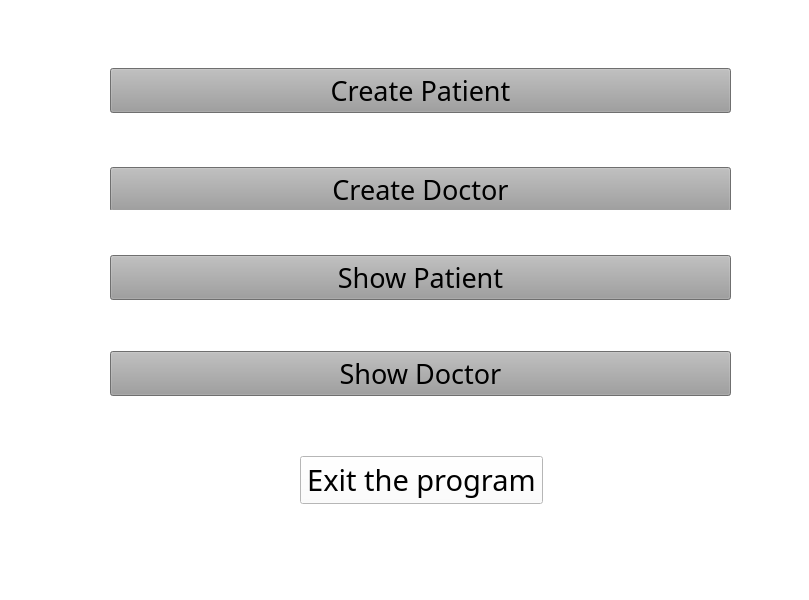
<?xml version="1.0" encoding="UTF-8"?>
<ui version="4.0">
 <class>MainWindow</class>
 <widget class="QMainWindow" name="MainWindow">
  <property name="geometry">
   <rect>
    <x>0</x>
    <y>0</y>
    <width>809</width>
    <height>600</height>
   </rect>
  </property>
  <property name="windowTitle">
   <string>MainWindow</string>
  </property>
  <property name="autoFillBackground">
   <bool>false</bool>
  </property>
  <property name="styleSheet">
   <string notr="true">background-color: rgb(255, 255, 255);</string>
  </property>
  <widget class="QWidget" name="centralwidget">
   <widget class="QWidget" name="verticalLayoutWidget_4">
    <property name="geometry">
     <rect>
      <x>110</x>
      <y>20</y>
      <width>621</width>
      <height>241</height>
     </rect>
    </property>
    <layout class="QVBoxLayout" name="verticalLayout_5">
     <item>
      <widget class="QPushButton" name="createPatPb">
       <property name="font">
        <font>
         <family>Bauhaus 93</family>
         <pointsize>20</pointsize>
        </font>
       </property>
       <property name="autoFillBackground">
        <bool>false</bool>
       </property>
       <property name="styleSheet">
        <string notr="true">background-color: rgb(156,156,156);</string>
       </property>
       <property name="text">
        <string>Create Patient</string>
       </property>
      </widget>
     </item>
     <item>
      <widget class="QPushButton" name="createDocPb">
       <property name="font">
        <font>
         <family>Bauhaus 93</family>
         <pointsize>20</pointsize>
        </font>
       </property>
       <property name="autoFillBackground">
        <bool>false</bool>
       </property>
       <property name="styleSheet">
        <string notr="true">background-color: rgb(156,156,156);</string>
       </property>
       <property name="text">
        <string>Create Doctor</string>
       </property>
      </widget>
     </item>
    </layout>
   </widget>
   <widget class="QWidget" name="verticalLayoutWidget_5">
    <property name="geometry">
     <rect>
      <x>110</x>
      <y>210</y>
      <width>621</width>
      <height>231</height>
     </rect>
    </property>
    <layout class="QVBoxLayout" name="verticalLayout_6">
     <item>
      <widget class="QPushButton" name="showPatPb">
       <property name="font">
        <font>
         <family>Bauhaus 93</family>
         <pointsize>20</pointsize>
        </font>
       </property>
       <property name="autoFillBackground">
        <bool>false</bool>
       </property>
       <property name="styleSheet">
        <string notr="true">background-color: rgb(156,156,156);</string>
       </property>
       <property name="text">
        <string>Show Patient</string>
       </property>
      </widget>
     </item>
     <item>
      <widget class="QPushButton" name="showDocPb">
       <property name="font">
        <font>
         <family>Bauhaus 93</family>
         <pointsize>20</pointsize>
        </font>
       </property>
       <property name="autoFillBackground">
        <bool>false</bool>
       </property>
       <property name="styleSheet">
        <string notr="true">background-color: rgb(156,156,156);</string>
       </property>
       <property name="text">
        <string>Show Doctor</string>
       </property>
      </widget>
     </item>
    </layout>
   </widget>
   <widget class="QWidget" name="verticalLayoutWidget_6">
    <property name="geometry">
     <rect>
      <x>300</x>
      <y>440</y>
      <width>243</width>
      <height>80</height>
     </rect>
    </property>
    <layout class="QVBoxLayout" name="verticalLayout_7">
     <item>
      <widget class="QPushButton" name="exitPb">
       <property name="font">
        <font>
         <family>Bauhaus 93</family>
         <pointsize>22</pointsize>
        </font>
       </property>
       <property name="styleSheet">
        <string notr="true">background-color: rgb(rgb(156,156,156););</string>
       </property>
       <property name="text">
        <string>Exit the program</string>
       </property>
      </widget>
     </item>
    </layout>
   </widget>
  </widget>
  <widget class="QMenuBar" name="menubar">
   <property name="geometry">
    <rect>
     <x>0</x>
     <y>0</y>
     <width>809</width>
     <height>21</height>
    </rect>
   </property>
  </widget>
  <widget class="QStatusBar" name="statusbar"/>
 </widget>
 <resources/>
 <connections/>
</ui>
